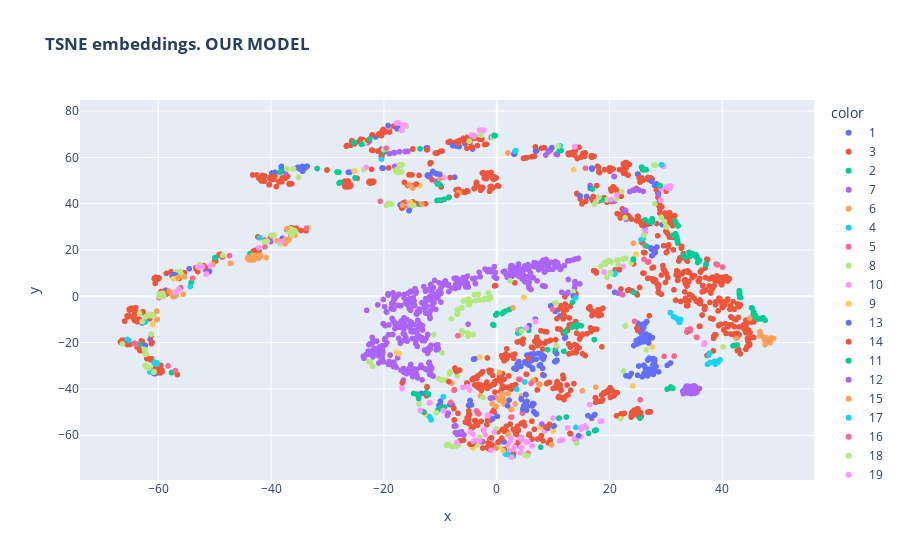

Write notebook code for a chart like this one.
### Code cell
import plotly.express as px
import plotly

plotly.offline.init_notebook_mode(connected=True)
sections = list(map(str, okved_data['section_id'].values))

fig = px.scatter(x=embeddings_model_2d[1:, 0], y=embeddings_model_2d[1:, 1], color=sections,
                 title='<b>TSNE embeddings. OUR MODEL</b>', hover_name=okved_data['name_okved'])

fig
